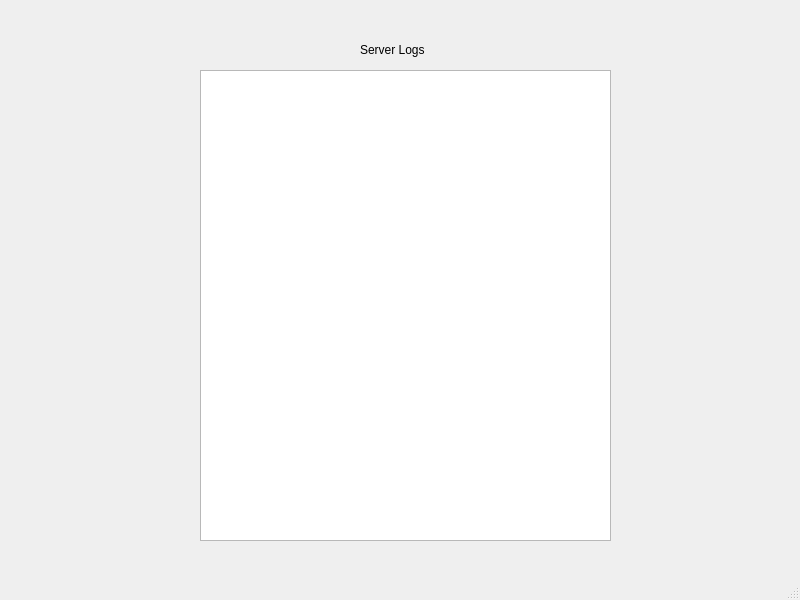
<?xml version="1.0" encoding="UTF-8"?>
<ui version="4.0">
 <class>MainWindow</class>
 <widget class="QMainWindow" name="MainWindow">
  <property name="geometry">
   <rect>
    <x>0</x>
    <y>0</y>
    <width>800</width>
    <height>600</height>
   </rect>
  </property>
  <property name="windowTitle">
   <string>MainWindow</string>
  </property>
  <widget class="QWidget" name="centralwidget">
   <widget class="QTextBrowser" name="textBrowser">
    <property name="geometry">
     <rect>
      <x>200</x>
      <y>70</y>
      <width>411</width>
      <height>471</height>
     </rect>
    </property>
   </widget>
   <widget class="QLabel" name="label">
    <property name="geometry">
     <rect>
      <x>360</x>
      <y>40</y>
      <width>81</width>
      <height>20</height>
     </rect>
    </property>
    <property name="text">
     <string>Server Logs</string>
    </property>
   </widget>
  </widget>
  <widget class="QMenuBar" name="menubar">
   <property name="geometry">
    <rect>
     <x>0</x>
     <y>0</y>
     <width>800</width>
     <height>21</height>
    </rect>
   </property>
  </widget>
  <widget class="QStatusBar" name="statusbar"/>
 </widget>
 <resources/>
 <connections/>
</ui>
